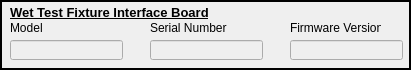
        <widget class="QFrame" name="frame_10">
            <property name="geometry">
                <rect>
                    <x>580</x>
                    <y>327</y>
                    <width>411</width>
                    <height>70</height>
                </rect>
            </property>
            <property name="frameShape">
                <enum>QFrame::Box</enum>
            </property>
            <property name="frameShadow">
                <enum>QFrame::Plain</enum>
            </property>
            <property name="lineWidth">
                <number>2</number>
            </property>
            <property name="midLineWidth">
                <number>1</number>
            </property>
            <widget class="QLineEdit" name="WTFIB_MODELNUM_FIELD">
                <property name="enabled">
                    <bool>false</bool>
                </property>
                <property name="geometry">
                    <rect>
                        <x>10</x>
                        <y>40</y>
                        <width>113</width>
                        <height>20</height>
                    </rect>
                </property>
            </widget>
            <widget class="QLabel" name="label_47">
                <property name="geometry">
                    <rect>
                        <x>10</x>
                        <y>20</y>
                        <width>91</width>
                        <height>16</height>
                    </rect>
                </property>
                <property name="text">
                    <string>Model</string>
                </property>
            </widget>
            <widget class="QLineEdit" name="WTFIB_SN_FIELD">
                <property name="enabled">
                    <bool>false</bool>
                </property>
                <property name="geometry">
                    <rect>
                        <x>150</x>
                        <y>40</y>
                        <width>113</width>
                        <height>20</height>
                    </rect>
                </property>
            </widget>
            <widget class="QLabel" name="label_48">
                <property name="geometry">
                    <rect>
                        <x>150</x>
                        <y>20</y>
                        <width>81</width>
                        <height>16</height>
                    </rect>
                </property>
                <property name="text">
                    <string>Serial Number</string>
                </property>
            </widget>
            <widget class="QLabel" name="label_49">
                <property name="geometry">
                    <rect>
                        <x>290</x>
                        <y>20</y>
                        <width>91</width>
                        <height>16</height>
                    </rect>
                </property>
                <property name="text">
                    <string>Firmware Version</string>
                </property>
            </widget>
            <widget class="QLineEdit" name="WTFIB_FIRMWARE_V_FIELD">
                <property name="enabled">
                    <bool>false</bool>
                </property>
                <property name="geometry">
                    <rect>
                        <x>290</x>
                        <y>40</y>
                        <width>113</width>
                        <height>20</height>
                    </rect>
                </property>
            </widget>
            <widget class="QLabel" name="label_51">
                <property name="geometry">
                    <rect>
                        <x>10</x>
                        <y>5</y>
                        <width>221</width>
                        <height>16</height>
                    </rect>
                </property>
                <property name="autoFillBackground">
                    <bool>false</bool>
                </property>
                <property name="frameShape">
                    <enum>QFrame::NoFrame</enum>
                </property>
                <property name="frameShadow">
                    <enum>QFrame::Plain</enum>
                </property>
                <property name="lineWidth">
                    <number>0</number>
                </property>
                <property name="midLineWidth">
                    <number>0</number>
                </property>
                <property name="text">
                    <string>&lt;html&gt;&lt;head/&gt;&lt;body&gt;&lt;p&gt;&lt;span style=&quot; font-size:10pt;
                        font-weight:600; text-decoration: underline;&quot;&gt;Wet Test Fixture Interface Board&lt;/span&gt;&lt;/p&gt;&lt;/body&gt;&lt;/html&gt;
                    </string>
                </property>
                <property name="openExternalLinks">
                    <bool>false</bool>
                </property>
            </widget>
        </widget>
